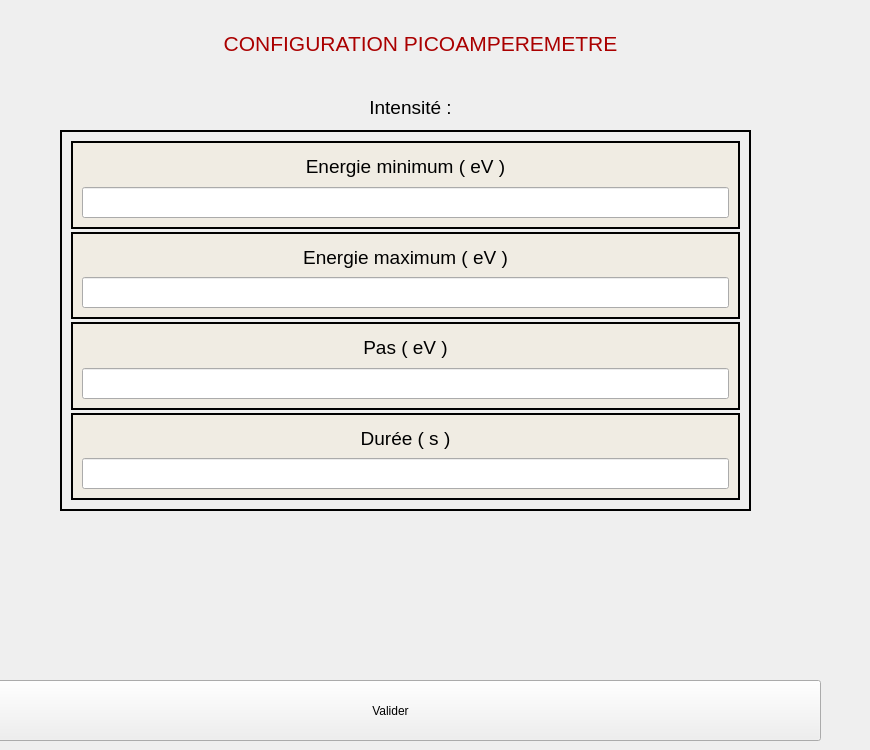
      <widget class="QWidget" name="PICO">
       <property name="whatsThis">
        <string>&lt;html&gt;&lt;head/&gt;&lt;body&gt;&lt;p&gt;dd&lt;/p&gt;&lt;/body&gt;&lt;/html&gt;</string>
       </property>
       <attribute name="title">
        <string>Configuration picoamperemetre</string>
       </attribute>
       <widget class="QFrame" name="framePICO1">
        <property name="geometry">
         <rect>
          <x>60</x>
          <y>130</y>
          <width>691</width>
          <height>381</height>
         </rect>
        </property>
        <property name="minimumSize">
         <size>
          <width>16</width>
          <height>196</height>
         </size>
        </property>
        <property name="palette">
         <palette>
          <active/>
          <inactive/>
          <disabled/>
         </palette>
        </property>
        <property name="autoFillBackground">
         <bool>false</bool>
        </property>
        <property name="styleSheet">
         <string notr="true">
border-color: rgb(0, 0, 255);</string>
        </property>
        <property name="frameShape">
         <enum>QFrame::Shape::WinPanel</enum>
        </property>
        <property name="frameShadow">
         <enum>QFrame::Shadow::Plain</enum>
        </property>
        <property name="lineWidth">
         <number>1</number>
        </property>
        <property name="midLineWidth">
         <number>0</number>
        </property>
        <layout class="QVBoxLayout" name="verticalLayout_3">
         <property name="spacing">
          <number>3</number>
         </property>
         <item>
          <widget class="QFrame" name="frameEnergieMininum">
           <property name="palette">
            <palette>
             <active>
              <colorrole role="Base">
               <brush brushstyle="SolidPattern">
                <color alpha="255">
                 <red>255</red>
                 <green>255</green>
                 <blue>255</blue>
                </color>
               </brush>
              </colorrole>
              <colorrole role="Window">
               <brush brushstyle="SolidPattern">
                <color alpha="255">
                 <red>240</red>
                 <green>236</green>
                 <blue>227</blue>
                </color>
               </brush>
              </colorrole>
             </active>
             <inactive>
              <colorrole role="Base">
               <brush brushstyle="SolidPattern">
                <color alpha="255">
                 <red>255</red>
                 <green>255</green>
                 <blue>255</blue>
                </color>
               </brush>
              </colorrole>
              <colorrole role="Window">
               <brush brushstyle="SolidPattern">
                <color alpha="255">
                 <red>240</red>
                 <green>236</green>
                 <blue>227</blue>
                </color>
               </brush>
              </colorrole>
             </inactive>
             <disabled>
              <colorrole role="Base">
               <brush brushstyle="SolidPattern">
                <color alpha="255">
                 <red>240</red>
                 <green>236</green>
                 <blue>227</blue>
                </color>
               </brush>
              </colorrole>
              <colorrole role="Window">
               <brush brushstyle="SolidPattern">
                <color alpha="255">
                 <red>240</red>
                 <green>236</green>
                 <blue>227</blue>
                </color>
               </brush>
              </colorrole>
             </disabled>
            </palette>
           </property>
           <property name="autoFillBackground">
            <bool>true</bool>
           </property>
           <property name="frameShape">
            <enum>QFrame::Shape::WinPanel</enum>
           </property>
           <property name="frameShadow">
            <enum>QFrame::Shadow::Plain</enum>
           </property>
           <property name="lineWidth">
            <number>1</number>
           </property>
           <layout class="QGridLayout" name="_12">
            <property name="spacing">
             <number>6</number>
            </property>
            <item row="0" column="0">
             <widget class="QLabel" name="labelEnergieMinimum">
              <property name="font">
               <font>
                <pointsize>14</pointsize>
                <bold>false</bold>
                <strikeout>false</strikeout>
                <kerning>false</kerning>
               </font>
              </property>
              <property name="text">
               <string>Energie minimum ( eV )</string>
              </property>
              <property name="alignment">
               <set>Qt::AlignmentFlag::AlignCenter</set>
              </property>
             </widget>
            </item>
            <item row="1" column="0">
             <widget class="QLineEdit" name="lineEditEnergieMinimum">
              <property name="font">
               <font>
                <pointsize>14</pointsize>
                <bold>true</bold>
                <strikeout>false</strikeout>
                <kerning>false</kerning>
               </font>
              </property>
             </widget>
            </item>
           </layout>
          </widget>
         </item>
         <item>
          <widget class="QFrame" name="frameEnergieMaximum">
           <property name="palette">
            <palette>
             <active>
              <colorrole role="Base">
               <brush brushstyle="SolidPattern">
                <color alpha="255">
                 <red>255</red>
                 <green>255</green>
                 <blue>255</blue>
                </color>
               </brush>
              </colorrole>
              <colorrole role="Window">
               <brush brushstyle="SolidPattern">
                <color alpha="255">
                 <red>240</red>
                 <green>236</green>
                 <blue>227</blue>
                </color>
               </brush>
              </colorrole>
             </active>
             <inactive>
              <colorrole role="Base">
               <brush brushstyle="SolidPattern">
                <color alpha="255">
                 <red>255</red>
                 <green>255</green>
                 <blue>255</blue>
                </color>
               </brush>
              </colorrole>
              <colorrole role="Window">
               <brush brushstyle="SolidPattern">
                <color alpha="255">
                 <red>240</red>
                 <green>236</green>
                 <blue>227</blue>
                </color>
               </brush>
              </colorrole>
             </inactive>
             <disabled>
              <colorrole role="Base">
               <brush brushstyle="SolidPattern">
                <color alpha="255">
                 <red>240</red>
                 <green>236</green>
                 <blue>227</blue>
                </color>
               </brush>
              </colorrole>
              <colorrole role="Window">
               <brush brushstyle="SolidPattern">
                <color alpha="255">
                 <red>240</red>
                 <green>236</green>
                 <blue>227</blue>
                </color>
               </brush>
              </colorrole>
             </disabled>
            </palette>
           </property>
           <property name="autoFillBackground">
            <bool>true</bool>
           </property>
           <property name="frameShape">
            <enum>QFrame::Shape::WinPanel</enum>
           </property>
           <property name="frameShadow">
            <enum>QFrame::Shadow::Plain</enum>
           </property>
           <property name="lineWidth">
            <number>1</number>
           </property>
           <layout class="QGridLayout" name="_13">
            <property name="spacing">
             <number>6</number>
            </property>
            <item row="1" column="0">
             <widget class="QLineEdit" name="lineEditEnergieMaximum">
              <property name="font">
               <font>
                <pointsize>14</pointsize>
                <bold>true</bold>
                <strikeout>false</strikeout>
                <kerning>false</kerning>
               </font>
              </property>
             </widget>
            </item>
            <item row="0" column="0">
             <widget class="QLabel" name="labelEnergieMaximum">
              <property name="font">
               <font>
                <pointsize>14</pointsize>
                <bold>false</bold>
                <strikeout>false</strikeout>
                <kerning>false</kerning>
               </font>
              </property>
              <property name="text">
               <string>Energie maximum ( eV )</string>
              </property>
              <property name="alignment">
               <set>Qt::AlignmentFlag::AlignCenter</set>
              </property>
             </widget>
            </item>
           </layout>
          </widget>
         </item>
         <item>
          <widget class="QFrame" name="framePas">
           <property name="palette">
            <palette>
             <active>
              <colorrole role="Base">
               <brush brushstyle="SolidPattern">
                <color alpha="255">
                 <red>255</red>
                 <green>255</green>
                 <blue>255</blue>
                </color>
               </brush>
              </colorrole>
              <colorrole role="Window">
               <brush brushstyle="SolidPattern">
                <color alpha="255">
                 <red>240</red>
                 <green>236</green>
                 <blue>227</blue>
                </color>
               </brush>
              </colorrole>
             </active>
             <inactive>
              <colorrole role="Base">
               <brush brushstyle="SolidPattern">
                <color alpha="255">
                 <red>255</red>
                 <green>255</green>
                 <blue>255</blue>
                </color>
               </brush>
              </colorrole>
              <colorrole role="Window">
               <brush brushstyle="SolidPattern">
                <color alpha="255">
                 <red>240</red>
                 <green>236</green>
                 <blue>227</blue>
                </color>
               </brush>
              </colorrole>
             </inactive>
             <disabled>
              <colorrole role="Base">
               <brush brushstyle="SolidPattern">
                <color alpha="255">
                 <red>240</red>
                 <green>236</green>
                 <blue>227</blue>
                </color>
               </brush>
              </colorrole>
              <colorrole role="Window">
               <brush brushstyle="SolidPattern">
                <color alpha="255">
                 <red>240</red>
                 <green>236</green>
                 <blue>227</blue>
                </color>
               </brush>
              </colorrole>
             </disabled>
            </palette>
           </property>
           <property name="autoFillBackground">
            <bool>true</bool>
           </property>
           <property name="frameShape">
            <enum>QFrame::Shape::WinPanel</enum>
           </property>
           <property name="frameShadow">
            <enum>QFrame::Shadow::Plain</enum>
           </property>
           <property name="lineWidth">
            <number>1</number>
           </property>
           <layout class="QGridLayout" name="_14">
            <property name="spacing">
             <number>6</number>
            </property>
            <item row="1" column="0">
             <widget class="QLineEdit" name="lineEditPas">
              <property name="font">
               <font>
                <pointsize>14</pointsize>
                <bold>true</bold>
                <strikeout>false</strikeout>
                <kerning>false</kerning>
               </font>
              </property>
             </widget>
            </item>
            <item row="0" column="0">
             <widget class="QLabel" name="labelPas">
              <property name="font">
               <font>
                <pointsize>14</pointsize>
                <bold>false</bold>
                <strikeout>false</strikeout>
                <kerning>false</kerning>
               </font>
              </property>
              <property name="mouseTracking">
               <bool>false</bool>
              </property>
              <property name="text">
               <string>Pas ( eV )</string>
              </property>
              <property name="alignment">
               <set>Qt::AlignmentFlag::AlignCenter</set>
              </property>
             </widget>
            </item>
           </layout>
          </widget>
         </item>
         <item>
          <widget class="QFrame" name="frameDuree">
           <property name="palette">
            <palette>
             <active>
              <colorrole role="Base">
               <brush brushstyle="SolidPattern">
                <color alpha="255">
                 <red>255</red>
                 <green>255</green>
                 <blue>255</blue>
                </color>
               </brush>
              </colorrole>
              <colorrole role="Window">
               <brush brushstyle="SolidPattern">
                <color alpha="255">
                 <red>240</red>
                 <green>236</green>
                 <blue>227</blue>
                </color>
               </brush>
              </colorrole>
             </active>
             <inactive>
              <colorrole role="Base">
               <brush brushstyle="SolidPattern">
                <color alpha="255">
                 <red>255</red>
                 <green>255</green>
                 <blue>255</blue>
                </color>
               </brush>
              </colorrole>
              <colorrole role="Window">
               <brush brushstyle="SolidPattern">
                <color alpha="255">
                 <red>240</red>
                 <green>236</green>
                 <blue>227</blue>
                </color>
               </brush>
              </colorrole>
             </inactive>
             <disabled>
              <colorrole role="Base">
               <brush brushstyle="SolidPattern">
                <color alpha="255">
                 <red>240</red>
                 <green>236</green>
                 <blue>227</blue>
                </color>
               </brush>
              </colorrole>
              <colorrole role="Window">
               <brush brushstyle="SolidPattern">
                <color alpha="255">
                 <red>240</red>
                 <green>236</green>
                 <blue>227</blue>
                </color>
               </brush>
              </colorrole>
             </disabled>
            </palette>
           </property>
           <property name="autoFillBackground">
            <bool>true</bool>
           </property>
           <property name="frameShape">
            <enum>QFrame::Shape::WinPanel</enum>
           </property>
           <property name="frameShadow">
            <enum>QFrame::Shadow::Plain</enum>
           </property>
           <property name="lineWidth">
            <number>1</number>
           </property>
           <layout class="QGridLayout" name="_15">
            <property name="spacing">
             <number>6</number>
            </property>
            <item row="2" column="0">
             <widget class="QLineEdit" name="lineEditDuree">
              <property name="font">
               <font>
                <pointsize>14</pointsize>
                <bold>true</bold>
                <strikeout>false</strikeout>
                <kerning>false</kerning>
               </font>
              </property>
             </widget>
            </item>
            <item row="1" column="0">
             <widget class="QLabel" name="labelDuree">
              <property name="font">
               <font>
                <pointsize>14</pointsize>
                <bold>false</bold>
                <strikeout>false</strikeout>
                <kerning>false</kerning>
               </font>
              </property>
              <property name="text">
               <string>Durée ( s )</string>
              </property>
              <property name="alignment">
               <set>Qt::AlignmentFlag::AlignCenter</set>
              </property>
             </widget>
            </item>
           </layout>
          </widget>
         </item>
        </layout>
       </widget>
       <widget class="QPushButton" name="ValidatePushButtonPICO">
        <property name="geometry">
         <rect>
          <x>-40</x>
          <y>680</y>
          <width>861</width>
          <height>61</height>
         </rect>
        </property>
        <property name="styleSheet">
         <string notr="true">font: 15pt &quot;Segoe UI&quot;;</string>
        </property>
        <property name="text">
         <string>Valider</string>
        </property>
       </widget>
       <widget class="QWidget" name="verticalLayoutWidget_2">
        <property name="geometry">
         <rect>
          <x>0</x>
          <y>0</y>
          <width>841</width>
          <height>87</height>
         </rect>
        </property>
        <layout class="QVBoxLayout" name="HeaderPICO">
         <item>
          <widget class="QLabel" name="titrePICO">
           <property name="styleSheet">
            <string notr="true">color: rgb(170, 0, 0);
border-color: rgb(0, 0, 255);</string>
           </property>
           <property name="text">
            <string>&lt;html&gt;&lt;head/&gt;&lt;body&gt;&lt;p align=&quot;center&quot;&gt;&lt;span style=&quot; font-size:16pt;&quot;&gt;CONFIGURATION PICOAMPEREMETRE&lt;/span&gt;&lt;/p&gt;&lt;/body&gt;&lt;/html&gt;</string>
           </property>
          </widget>
         </item>
        </layout>
       </widget>
       <widget class="QLabel" name="labelIntensite_2">
        <property name="geometry">
         <rect>
          <x>70</x>
          <y>90</y>
          <width>681</width>
          <height>35</height>
         </rect>
        </property>
        <property name="font">
         <font>
          <pointsize>14</pointsize>
          <bold>false</bold>
          <strikeout>false</strikeout>
          <kerning>false</kerning>
         </font>
        </property>
        <property name="text">
         <string>Intensité :</string>
        </property>
        <property name="alignment">
         <set>Qt::AlignmentFlag::AlignCenter</set>
        </property>
       </widget>
      </widget>
